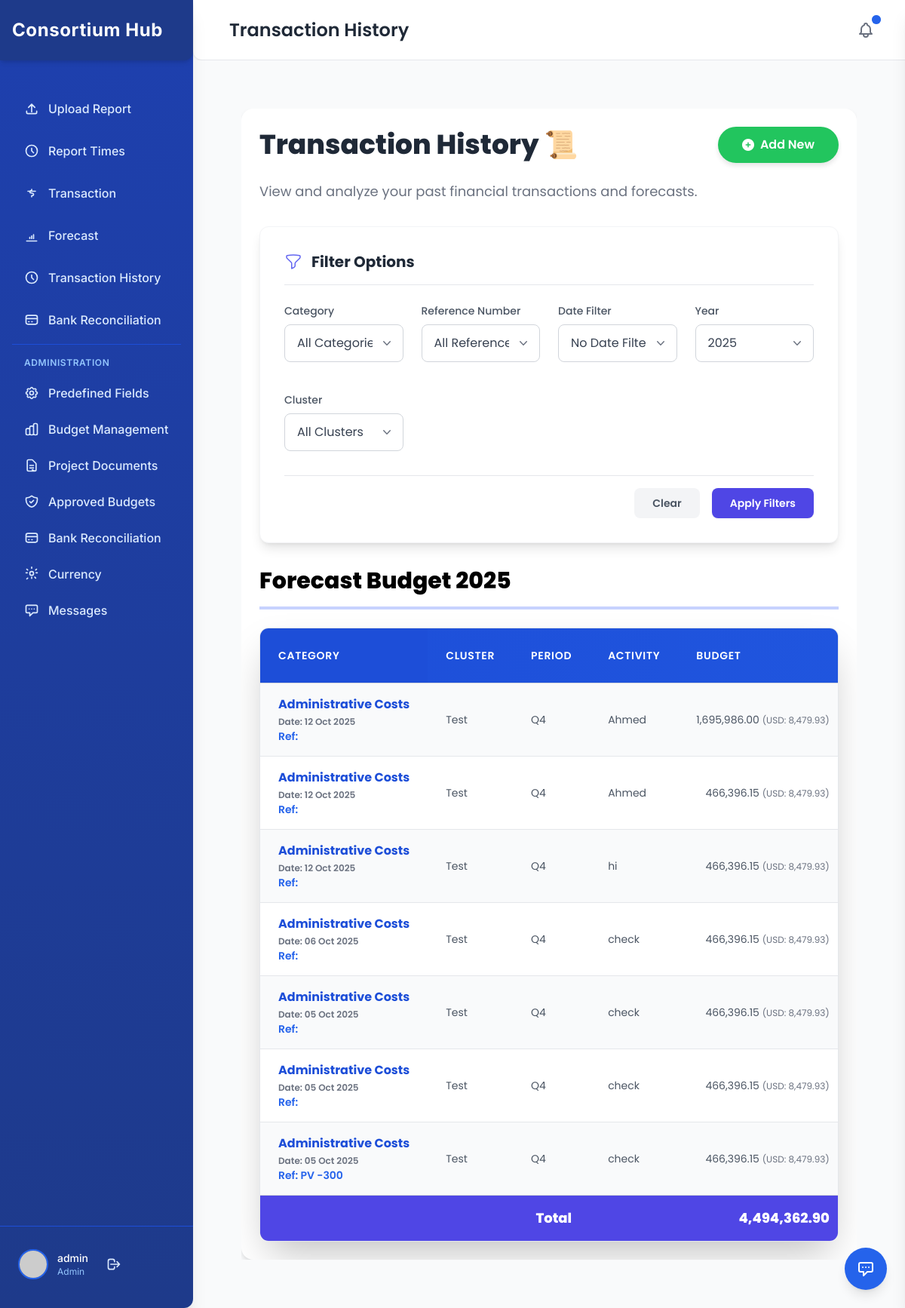
The app's page /history.php (signed in) with its own data.
### tables this page shows
CREATE TABLE `budget_preview` (
  `PreviewID` int(11) NOT NULL,
  `BudgetHeading` varchar(255) DEFAULT NULL,
  `Outcome` varchar(255) DEFAULT NULL,
  `Activity` varchar(255) DEFAULT NULL,
  `BudgetLine` varchar(255) DEFAULT NULL,
  `Description` text DEFAULT NULL,
  `Partner` varchar(255) DEFAULT NULL,
  `EntryDate` date DEFAULT NULL,
  `Amount` decimal(18,2) DEFAULT NULL,
  `PVNumber` varchar(50) DEFAULT NULL,
  `Documents` varchar(255) DEFAULT NULL,
  `DocumentPaths` text DEFAULT NULL,
  `DocumentTypes` varchar(500) DEFAULT NULL,
  `OriginalNames` varchar(500) DEFAULT NULL,
  `QuarterPeriod` varchar(10) DEFAULT NULL,
  `CategoryName` varchar(255) DEFAULT NULL,
  `OriginalBudget` decimal(18,2) DEFAULT NULL,
  `RemainingBudget` decimal(18,2) DEFAULT NULL,
  `ActualSpent` decimal(18,2) DEFAULT NULL,
  `VariancePercentage` decimal(5,2) DEFAULT NULL,
  `CreatedAt` timestamp NOT NULL DEFAULT current_timestamp(),
  `UpdatedAt` timestamp NOT NULL DEFAULT current_timestamp() ON UPDATE current_timestamp(),
  `cluster` varchar(255) DEFAULT NULL,
  `budget_id` int(11) DEFAULT NULL,
  `ForecastAmount` decimal(18,2) DEFAULT NULL,
  `COMMENTS` varchar(255) DEFAULT NULL,
  `ACCEPTANCE` varchar(255) DEFAULT NULL,
  `currency` varchar(3) DEFAULT 'ETB',
  `use_custom_rate` tinyint(1) NOT NULL DEFAULT 0,
  `usd_to_etb` decimal(18,4) DEFAULT NULL,
  `eur_to_etb` decimal(18,4) DEFAULT NULL,
  `usd_to_eur` decimal(18,4) DEFAULT NULL
);

### history.php (the view, shortened to what the rows shown need)
<?php
include 'header.php';
include 'setup_database.php';
include 'currency_functions.php';
$userRole = $_SESSION['role'] ?? '';
$userCluster = $_SESSION['cluster_name'] ?? null;
$currentYear = date('Y');
$selectedYear = isset($_GET['year']) ? intval($_GET['year']) : $currentYear;
$recordsPerPage = 15;
$currentPage = isset($_GET['page']) ? intval($_GET['page']) : 1;
$offset = ($currentPage - 1) * $recordsPerPage;
$whereConditions = ["YEAR(bp.EntryDate) = ?"];
$params = [$selectedYear];
$paramTypes = "i";
$whereClause = implode(" AND ", $whereConditions);
$currencyRates = [];
if ($userCluster) {
    $currencyRates = getCurrencyRatesByClusterNameMySQLi($conn, $userCluster);
} else {
    $currencyRates = [
        'USD_to_ETB' => 55.0000,
        'EUR_to_ETB' => 60.0000
    ];
}
$transactionsQuery = "SELECT
    bp.PreviewID,
    bp.BudgetHeading,
    bp.Description as Activity,
    bp.Partner,
    bp.EntryDate,
    bp.Amount,
    bp.PVNumber,
    bp.QuarterPeriod,
    bp.CategoryName,
    bp.cluster,
    bp.OriginalBudget,
    bp.RemainingBudget,
    bp.ActualSpent,
    bp.ForecastAmount,
    bp.VariancePercentage,
    bp.ACCEPTANCE,
    bp.COMMENTS,
    YEAR(bp.EntryDate) as TransactionYear,
    bp.DocumentPaths,
    bp.DocumentTypes,
    bp.OriginalNames,
    bp.currency,
    bp.use_custom_rate,
    bp.usd_to_etb,
    bp.eur_to_etb,
    bp.usd_to_eur
FROM budget_preview bp
WHERE " . $whereClause . "
ORDER BY bp.EntryDate DESC, bp.PreviewID DESC
LIMIT ? OFFSET ?";
$paramsWithPagination = array_merge($params, [$recordsPerPage, $offset]);
$paramTypesWithPagination = $paramTypes . "ii";
$stmt = $conn->prepare($transactionsQuery);
$stmt->bind_param($paramTypesWithPagination, ...$paramsWithPagination);
$stmt->execute();
$transactionsResult = $stmt->get_result();
$transactions = [];
while ($row = $transactionsResult->fetch_assoc()) {
    $transactions[] = $row;
}
?>
<!DOCTYPE html>
<html lang="en">
<head>
    <script src="https://cdn.tailwindcss.com"></script>
    <link rel="stylesheet" href="https://cdnjs.cloudflare.com/ajax/libs/font-awesome/6.4.0/css/all.min.css">
</head>
<body>
<?php
$included = defined('INCLUDED_FROM_INDEX') || isset($GLOBALS['in_index_context']);
if (!$included):
?>
<div class="flex flex-col flex-1 min-w-0">
    <header class="flex items-center justify-between h-20 px-8 bg-white border-b border-gray-200 shadow-sm rounded-bl-xl">
        <div class="flex items-center">
            <h2 class="ml-4 text-2xl font-semibold text-gray-800">Transaction History</h2>
        </div>
    </header>
    <main class="flex-1 p-8 overflow-y-auto overflow-x-auto bg-gray-50">
<?php endif; ?>
<div class="main-content-flex">
    <div class="content-container">
        <div id="historySection" class="bg-white p-4 md:p-6 rounded-3xl shadow-2xl w-full mx-auto card-hover animate-fadeIn">
            <div class="table-container rounded-xl shadow-2xl border border-gray-200 bg-white overflow-x-auto">
                <table class="min-w-full divide-y divide-gray-300 financial-table">
                    <thead class="table-header">
                        <tr>
                            <th scope="col" class="px-4 py-3 md:px-6 md:py-4 text-left text-sm font-bold uppercase tracking-wider sticky left-0 bg-gradient-to-r from-indigo-500 to-blue-600">Category</th>
                            <?php if ($userRole === 'admin'): ?>
                                <th scope="col" class="px-4 py-3 md:px-6 md:py-4 text-left text-sm font-bold uppercase tracking-wider">Cluster</th>
                            <?php endif; ?>
                            <th scope="col" class="px-4 py-3 md:px-6 md:py-4 text-left text-sm font-bold uppercase tracking-wider">Period</th>
                            <th scope="col" class="px-4 py-3 md:px-6 md:py-4 text-sm font-bold uppercase tracking-wider">Activity</th>
                            <th scope="col" class="px-4 py-3 md:px-6 md:py-4 text-right text-sm font-bold uppercase tracking-wider">Budget</th>
                        </tr>
                    </thead>
                    <tbody id="transactionTableBody" class="table-body divide-y divide-gray-200">
                        <?php if (empty($transactions)): ?>
                            <tr>
                                <td colspan="<?php echo ($userRole === 'admin') ? '13' : '12'; ?>" class="px-4 py-6 md:px-6 md:py-8 text-center text-gray-500">
                                    <i class="fas fa-inbox text-2xl md:text-3xl mb-2"></i>
                                    <p class="text-base md:text-lg font-medium">No transactions found for <?php echo $selectedYear; ?></p>
                                    <p class="text-sm">Try selecting a different year or add some transactions.</p>
                                </td>
                            </tr>
                        <?php else: ?>
                            <?php foreach ($transactions as $transaction): ?>
    <?php
        $categoryDisplay = $transaction['CategoryName'] ?? 'N/A';
        $quarterDisplay = $transaction['QuarterPeriod'] ?? 'N/A';
        $pvNumber = $transaction['PVNumber'] ?? 'N/A';
        $formattedDate = !empty($transaction['EntryDate']) ? date('d M Y', strtotime($transaction['EntryDate'])) : 'N/A';
        $effectiveRates = $currencyRates;
        if (!empty($transaction['use_custom_rate']) && intval($transaction['use_custom_rate']) === 1) {
            if (!empty($transaction['usd_to_etb'])) {
                $effectiveRates['USD_to_ETB'] = (float)$transaction['usd_to_etb'];
            }
            if (!empty($transaction['eur_to_etb'])) {
                $effectiveRates['EUR_to_ETB'] = (float)$transaction['eur_to_etb'];
            }
        }
        $budgetUSD = $transaction['OriginalBudget'] ?? 0;
        $budgetETB = $budgetUSD * ($effectiveRates['USD_to_ETB'] ?? 55.0000);
        $budgetFormatted = number_format($budgetETB, 2) . ' <span class="text-xs text-gray-500">(USD: ' . number_format($budgetUSD, 2) . ')</span>';
    ?>
    <tr class="transaction-row"
        data-category="<?php echo htmlspecialchars($categoryDisplay); ?>"
        data-quarter="<?php echo htmlspecialchars($quarterDisplay); ?>"
        data-date="<?php echo htmlspecialchars($transaction['EntryDate']); ?>"
        data-pv="<?php echo htmlspecialchars($pvNumber); ?>"
        data-year="<?php echo $transaction['TransactionYear']; ?>">
        <td class="px-4 py-3 md:px-6 md:py-4 whitespace-nowrap text-sm font-semibold text-gray-900">
            <span class="category-name text-base"><?php echo htmlspecialchars($categoryDisplay); ?></span><br />
            <span class="text-xs text-gray-500">Date: <?php echo $formattedDate; ?></span><br />
            <?php if ($pvNumber !== 'N/A'): ?>
                <a href="transaction_detail.php?id=<?php echo $transaction['PreviewID']; ?>"
                   class="text-sm text-blue-600 font-semibold hover:text-blue-800 hover:underline cursor-pointer transition-colors duration-200">
                    Ref: <?php echo htmlspecialchars($pvNumber); ?>
                </a>
            <?php else: ?>
                <span class="text-sm text-gray-500 font-semibold">Ref: N/A</span>
            <?php endif; ?>
        </td>
        <?php if ($userRole === 'admin'): ?>
            <td class="px-4 py-3 md:px-6 md:py-4 whitespace-nowrap text-sm text-gray-700">
                <?php echo htmlspecialchars($transaction['cluster'] ?? 'N/A'); ?>
            </td>
        <?php endif; ?>
        <td class="px-4 py-3 md:px-6 md:py-4 whitespace-nowrap text-sm text-gray-700">
            <?php echo htmlspecialchars($quarterDisplay); ?>
        </td>
        <td class="px-4 py-3 md:px-6 md:py-4 whitespace-nowrap text-sm text-gray-700 max-w-xs truncate">
            <?php echo htmlspecialchars($transaction['Activity'] ?? 'N/A'); ?>
        </td>
        <td class="px-4 py-3 md:px-6 md:py-4 whitespace-nowrap text-sm text-gray-700 text-right">
          <?php echo $budgetFormatted; ?>
        </td>
    </tr>
<?php endforeach; ?>
                        <?php endif; ?>
                    </tbody>
                </table>
            </div>
        </div>
    </div>
</div>
</body>
</html>

### records on screen
budget_preview: CategoryName "Administrative Costs", EntryDate "12 Oct 2025", cluster "Test", QuarterPeriod "Q4", Description "Ahmed", OriginalBudget "1,695,986.00", OriginalBudget "8,479.93"
budget_preview: CategoryName "Administrative Costs", EntryDate "12 Oct 2025", cluster "Test", QuarterPeriod "Q4", Description "Ahmed", OriginalBudget "466,396.15", OriginalBudget "8,479.93"
budget_preview: CategoryName "Administrative Costs", EntryDate "12 Oct 2025", cluster "Test", QuarterPeriod "Q4", Description "hi", OriginalBudget "466,396.15", OriginalBudget "8,479.93"
budget_preview: CategoryName "Administrative Costs", EntryDate "06 Oct 2025", cluster "Test", QuarterPeriod "Q4", Description "check", OriginalBudget "466,396.15", OriginalBudget "8,479.93"
budget_preview: CategoryName "Administrative Costs", EntryDate "05 Oct 2025", cluster "Test", QuarterPeriod "Q4", Description "check", OriginalBudget "466,396.15", OriginalBudget "8,479.93"
budget_preview: CategoryName "Administrative Costs", EntryDate "05 Oct 2025", cluster "Test", QuarterPeriod "Q4", Description "check", OriginalBudget "466,396.15", OriginalBudget "8,479.93"
budget_preview: CategoryName "Administrative Costs", EntryDate "05 Oct 2025", PVNumber "PV -300", cluster "Test", QuarterPeriod "Q4", Description "check", OriginalBudget "466,396.15", OriginalBudget "8,479.93"

### other values on screen
$_SESSION['username'] "admin"
$_SESSION['role'] "Admin"
$totalBudget "4,494,362.90"
